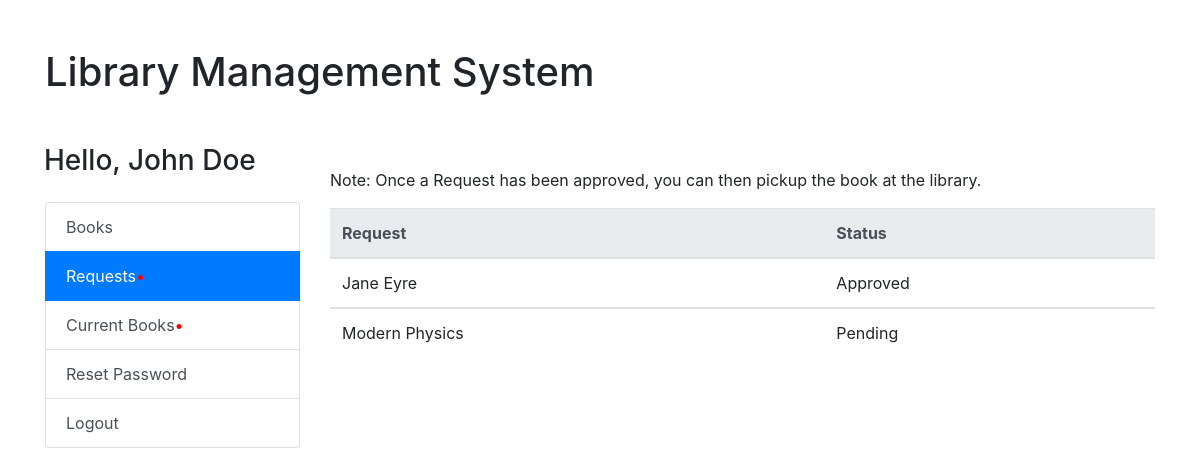
Page /user/request (signed in) on the committed database.
### app/models.py (models this page shows, shortened)
class User(UserMixin, db.Model):
    id = db.Column(db.Integer, primary_key=True)
    username = db.Column(db.String(92), index=True, unique=True)
    password_hash = db.Column(db.String(128))
    isAdmin = db.Column(db.Boolean, index=True, unique=False, default=False)

class Request(db.Model):
    id = db.Column(db.Integer, primary_key=True)
    book_name = db.Column(db.String(140))
    user_id = db.Column(db.Integer, db.ForeignKey('user.id'))
    status = db.Column(db.String(140))

### app/routes.py (the view)
@app.route('/user/request')
@login_required
def user_request():
    if current_user.is_authenticated and current_user.isAdmin == True:
        return redirect(url_for('manage_book'))
    requests = Request.query.filter(Request.user_id == current_user.id).order_by(Request.status).all()
    return render_template('user_request.html', requests = requests, username=current_user.username)

### app/models.py (called while the page is built)
@login_manager.user_loader
def load_user(id):
    return User.query.get(int(id))

### app/templates/user_request.html (shortened to what this page needs)
<!DOCTYPE html>
<html lang="en">
  <head>
<link rel="stylesheet" href="https://cdn.jsdelivr.net/npm/bootstrap@4.3.1/dist/css/bootstrap.min.css">
  </head>
  <body>
<div class="container py-5 mb5">
  <h1 class="mb-5">Library Management System</h1>
  <div class="row">
    <div class="col-md-3">
        <form class="mb-3">
          <div class="input-group">
            <div class="input-group-append">
              <h3>Hello, {{ username }}</h3>
            </div>
          </div>
        </form>
        <div class="list-group">
          <a href="{{ url_for('user_dashboard') }}" class="list-group-item list-group-item-action"> Books </a>
          <a href="{{ url_for('user_request') }}" class="list-group-item list-group-item-action active">Requests<span style="color: red;">•</span></a>
          <a href="{{ url_for('current_books') }}" class="list-group-item list-group-item-action">Current Books<span style="color: red;">•</span></a>
          <a href="{{ url_for('user_reset_password') }}" class="list-group-item list-group-item-action">Reset Password</a>
          <a href="{{ url_for('logout') }}" class="list-group-item list-group-item-action">Logout</a>
        </div>
    </div>
    <div class="col-md-9">
 <br/>
 Note: Once a Request has been approved, you can then pickup the book at the library.
  <table class="table my-3">
  <thead class="thead-light">
    <tr>
      <th scope="col">Request</th>
      <th scope="col">Status</th>
    </tr>
  </thead>
  <tbody>
    {% for request in requests %}
    <tr>
      <td>
        {{ request.book_name}}
      </td>
      <td>
        {{ request.status}}
      </td>
    </tr>
  </tbody>
  {% endfor %}
</table>
    </div>
  </div>
</div>
  </body>
</html>

### rows in the picture
User: username "John Doe"
Request: book_name "Jane Eyre", status "Approved"
Request: book_name "Modern Physics", status "Pending"
